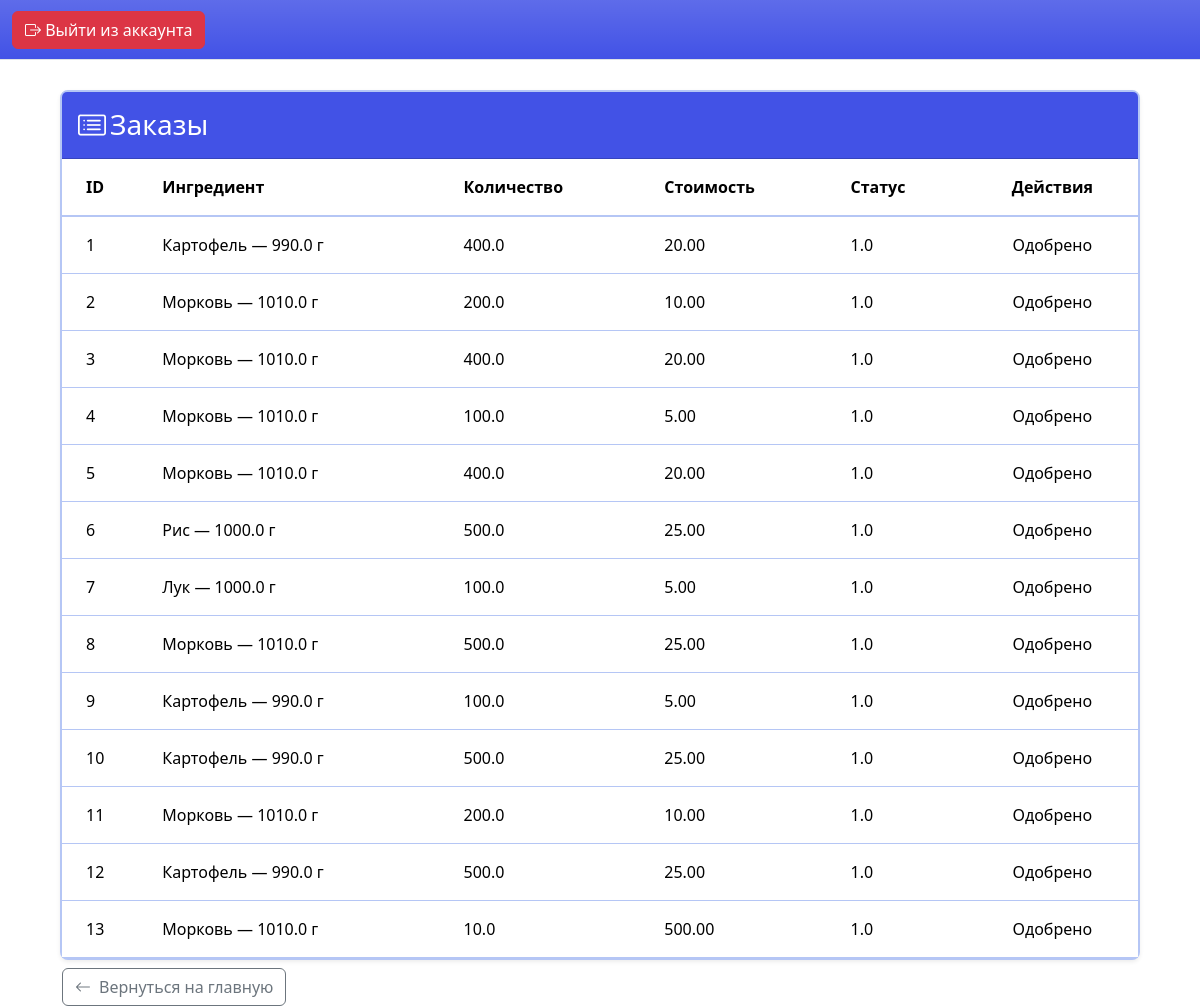
Page /canadmin/view_orders on the earlier database version.
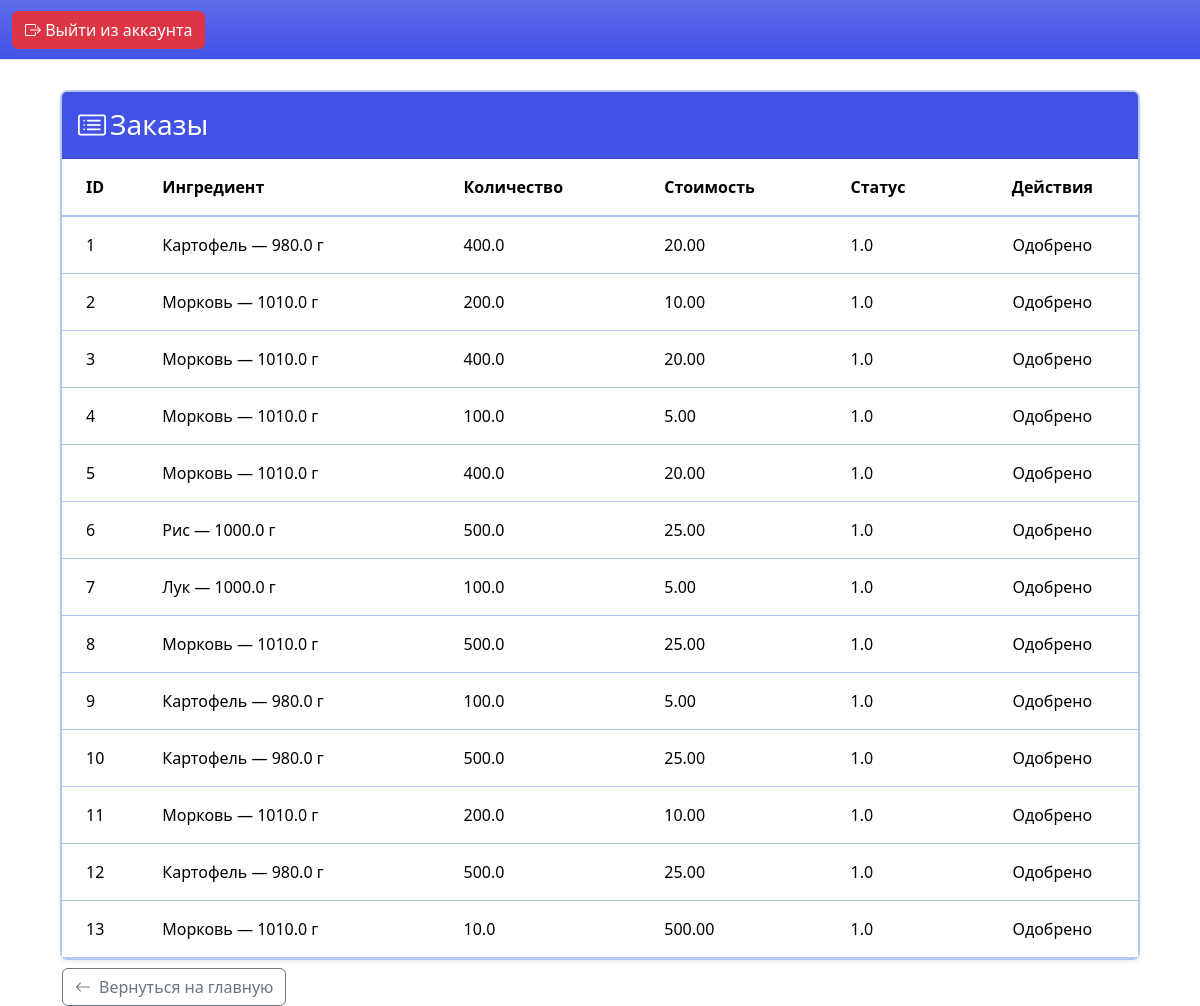
Same page on the later database version.
### cook/models.py (models this page shows, shortened)
class Order(models.Model):
    ingredient = models.ForeignKey(Ingredient, on_delete=models.CASCADE)
    amount = models.FloatField()
    cost = models.DecimalField(max_digits=10, decimal_places=2)
    status = models.FloatField()
    date = models.DateField(auto_now_add=True,null=True)

class Ingredient(models.Model):
    title = models.CharField(max_length=255)
    amount = models.FloatField(default=0)
    cost = models.DecimalField(max_digits=10, decimal_places=2)
    picture = models.ImageField(upload_to="pictures/ingredients", null=True, blank=True)
    def __str__(self):
        return f"{self.title} — {self.amount} г"

### canadmin/views.py (the view)
# urls.py: path('view_orders', views.vieworders, name='admin_view_orders'),
def vieworders(request: HttpRequest) -> HttpResponse:
    orderdict = Order.objects.all()
    return render(request, 'canadmin/orders.html', context={'orders': orderdict})

### templates/canadmin/orders.html
{% extends 'base/base_admin.html' %}
{% block main %}
<div class="container-fluid" style="margin-top: 90px;">
    <div class="mx-5">
        <div class="card border-2 border-color border-opacity-25 shadow-sm rounded-3">
            <div class="card-header bg-top text-white py-3">
                <h3 class="mb-0"><i class="bi bi-card-list me-1"></i>Заказы</h3>
            </div>
            <div class="card-body p-0">
                <div class="table-responsive">
                    <table class="table table-hover align-middle mb-0">
                        <thead class="bg-inf">
                            <tr>
                                <th class="ps-4">ID</th>
                                <th>Ингредиент</th>
                                <th>Количество</th>
                                <th>Стоимость</th>
                                <th>Статус</th>
                                <th class="text-center">Действия</th>
                            </tr>
                        </thead>
                        <tbody>
                            {% for order in orders %}
                            <tr>
                                <td class="ps-4">{{ order.id }}</td>
                                <td>{{ order.ingredient }}</td>
                                <td>{{ order.amount }}</td>
                                <td>{{ order.cost }}</td>
                                <td>{{ order.status }}</td>
                                <td class="text-center">
                                    {% if order.status != 1 %}
                                    <div class="d-flex gap-2 justify-content-center">
                                        <form method="post" action="{% url 'change_order_status' order.id %}">
                                            {% csrf_token %}
                                            <input type="hidden" name="status">
                                            <button type="submit" class="btn btn-outline-color btn-sm">
                                                <i class="bi bi-check-circle me-1"></i>Одобрить
                                            </button>
                                        </form>
                                        <form method="post" action="{% url 'change_order_status' order.id %}">
                                            {% csrf_token %}
                                        </form>
                                    </div>
                                    {% else %}
                                    Одобрено
                                    {% endif %}
                                </td>
                            </tr>
                            {% endfor %}
                        </tbody>
                    </table>
                </div>
            </div>
        </div>
    </div>
    <div style="padding-left: 50px;">
        <a href="{% url 'admin_main_page' %}" class="btn btn-outline-secondary mt-2"><i class="bi bi-arrow-left me-2"></i>Вернуться на главную</a>
    </div>
{% endblock %}

Differences in the rows shown:
changed through a linked row, Order id 1: ingredient "Картофель — 990.0 г" → "Картофель — 980.0 г"
changed through a linked row, Order id 9: ingredient "Картофель — 990.0 г" → "Картофель — 980.0 г"
changed through a linked row, Order id 10: ingredient "Картофель — 990.0 г" → "Картофель — 980.0 г"
changed through a linked row, Order id 12: ingredient "Картофель — 990.0 г" → "Картофель — 980.0 г"
